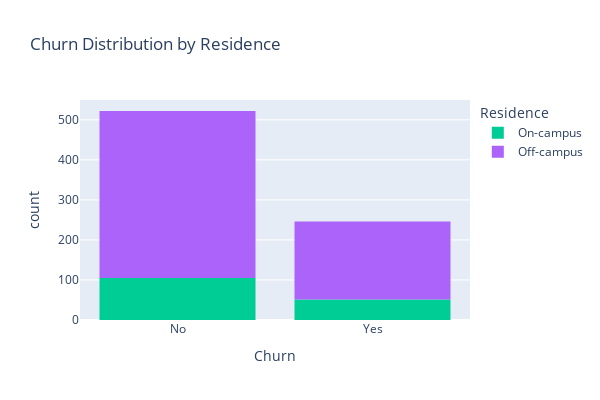
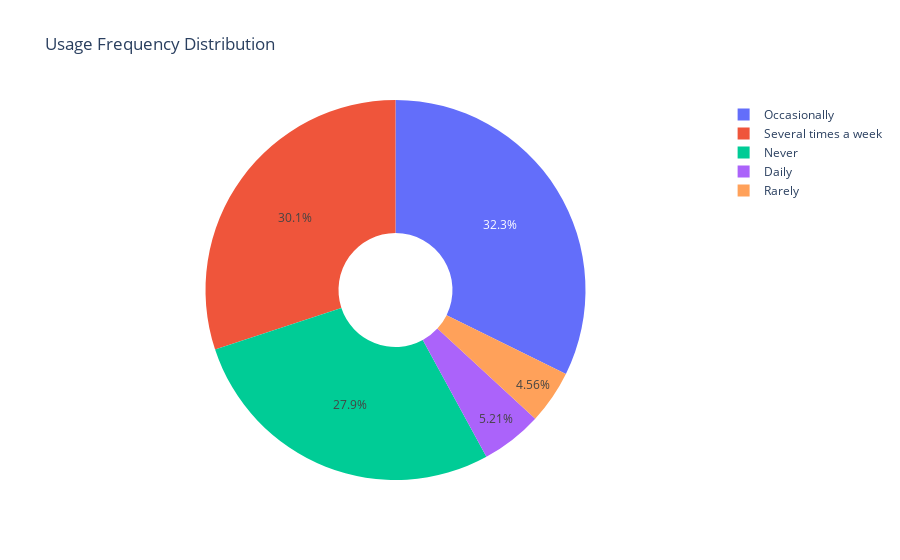
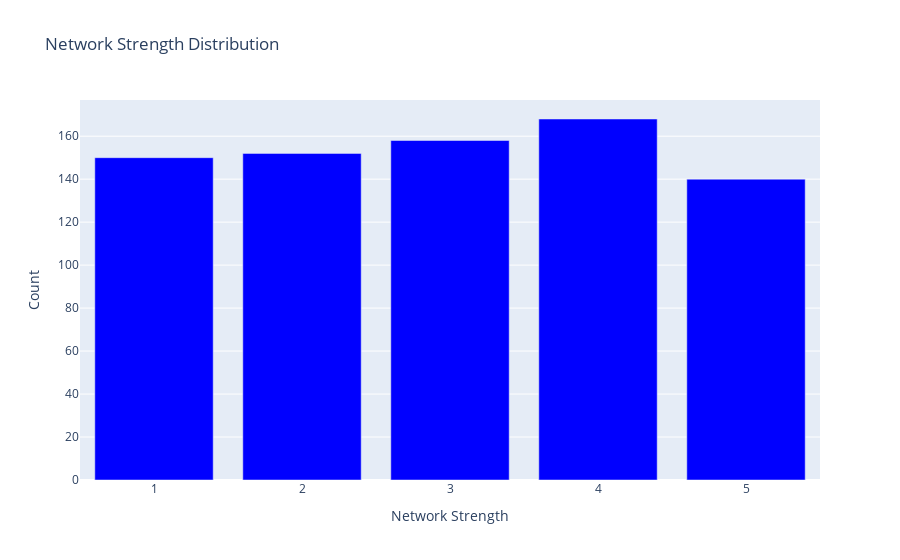

Notebook code for these charts, in order:
### Code cell
# Visualize churn distribution by residence
color_map = {"Yes": '#FFA15A', "No": '#00CC96'}
fig = px.histogram(data, x="Churn", color="Residence", title="Churn Distribution by Residence", color_discrete_map=color_map)
fig.update_layout(width=600, height=400)
fig.show()

# Visualize usage frequency distribution
labels = data['Usage_Freq'].unique()
values = data['Usage_Freq'].value_counts()
fig = go.Figure(data=[go.Pie(labels=labels, values=values, hole=.3, textinfo='percent')])
fig.update_layout(title_text="Usage Frequency Distribution")
fig.show()

# Visualize network strength distribution
fig = go.Figure(data=[go.Bar(x=data['Network_Strength'].value_counts().index,
                             y=data['Network_Strength'].value_counts().values,
                             marker=dict(color='blue'))])
fig.update_layout(title_text="Network Strength Distribution",
                  xaxis_title="Network Strength",
                  yaxis_title="Count")
fig.show()

### Figure 1 — Plotly figure (JSON) as saved in the notebook; plotly's stock layout.template omitted (floating-point values rounded to 4 significant figures; data arrays with more than 128 entries replaced by an {"elided": "..."} marker saying what was removed)
{"data": [{"alignmentgroup": "True", "bingroup": "x", "hovertemplate": "Residence=On-campus<br>Churn=%{x}<br>count=%{y}<extra></extra>", "legendgroup": "On-campus", "marker": {"color": "#00cc96", "pattern": {"shape": ""}}, "name": "On-campus", "offsetgroup": "On-campus", "orientation": "v", "showlegend": true, "type": "histogram", "x": {"elided": "156 str values"}, "xaxis": "x", "yaxis": "y"}, {"alignmentgroup": "True", "bingroup": "x", "hovertemplate": "Residence=Off-campus<br>Churn=%{x}<br>count=%{y}<extra></extra>", "legendgroup": "Off-campus", "marker": {"color": "#ab63fa", "pattern": {"shape": ""}}, "name": "Off-campus", "offsetgroup": "Off-campus", "orientation": "v", "showlegend": true, "type": "histogram", "x": {"elided": "612 str values"}, "xaxis": "x", "yaxis": "y"}], "layout": {"barmode": "relative", "height": 400, "legend": {"title": {"text": "Residence"}, "tracegroupgap": 0}, "title": {"text": "Churn Distribution by Residence"}, "width": 600, "xaxis": {"anchor": "y", "domain": [0, 1], "title": {"text": "Churn"}}, "yaxis": {"anchor": "x", "domain": [0, 1], "title": {"text": "count"}}}}

### Figure 2 — Plotly figure (JSON) as saved in the notebook; plotly's stock layout.template omitted (floating-point values rounded to 4 significant figures)
{"data": [{"hole": 0.3, "labels": ["Occasionally", "Several times a week", "Never", "Daily", "Rarely"], "textinfo": "percent", "type": "pie", "values": [248, 231, 214, 40, 35]}], "layout": {"title": {"text": "Usage Frequency Distribution"}}}

### Figure 3 — Plotly figure (JSON) as saved in the notebook; plotly's stock layout.template omitted (floating-point values rounded to 4 significant figures)
{"data": [{"marker": {"color": "blue"}, "type": "bar", "x": [4, 3, 2, 1, 5], "y": [168, 158, 152, 150, 140]}], "layout": {"title": {"text": "Network Strength Distribution"}, "xaxis": {"title": {"text": "Network Strength"}}, "yaxis": {"title": {"text": "Count"}}}}
